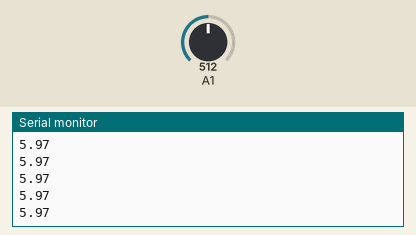
A sketch run on a simulated Arduino Uno, built with avr-gcc and run on an emulated ATmega328P. Shown: the last lines printed to the serial monitor. The test bench sets the inputs (shaded band); at power-on: A1 = 512.

Above: at 1.2 s.
1.3 s: A1 set to 0
At 2.2 s:
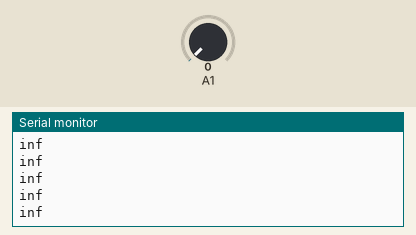
3.2 s: A1 set to 122
At 4.3 s:
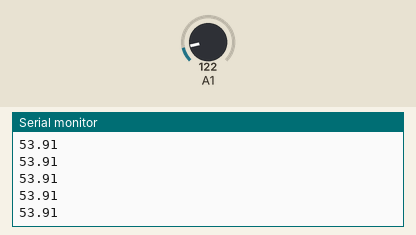
4.7 s: A1 set to 0
At 5.3 s:
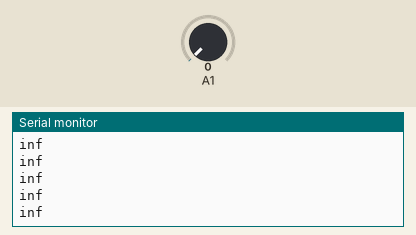

Measured:
- after the input at 1.3 s, the serial monitor: prints a new line after 0.07 s (image 1)
- after the input at 3.2 s, the serial monitor: prints a new line after 0.07 s (image 2)

The sketch:

DISPLACEMENT_SENSOR.ino
```cpp
/* Filename: DISPLACEMENT_SENSOR.ino
 * Description: cpp file for the MML cell strain project. This file contains
 * a class which assigns functions and variables to a status light object.
 * The primary function declarations include those which perform a specific
 * actions, getters and setters.
 * NOTES:
 *      1. "CSDS.h" is used instead of <CSDS.h> because the cpp, h and ino files are
 *         located in thesame folder.If the cpp and h files are moved to the Arduino
 *         library folder (i.e. C:\Users\person\Documents\Arduino\libraries or
 *         C:\Program Files (x86)\Arduino\libraries), the "SLI.h" should be changed
 *         to <CSDS.h> because the library files will no longer be local and a compilation
 *         error will result.
 *      2. This code can be used to determine the displacement of at least one displacement
 *         sensor. Multiple sensors may be measured and recorded by connecting more sensors
 *         to the microcontroller and instantiating additional objects.
 *
 * v1.0
 * Author: Kevin Rivera
 */
////////////////////////////////////////////////////////////////////////////////////////////////

#include "CSDS.h"

CSDS DISP_SENS;


void setup(){

  DISP_SENS.INITIATE();
}

void loop(){

  DISP_SENS.DISPLACEMENT();
  DISP_SENS.SERIAL_PLOTTER();
}
```

CSDS.cpp
```cpp
/* Filename: CSDS.cpp
 * Description: cpp file for the MML cell strain project. This file contains
 * a class which assigns functions and variables to a status light object.
 * The primary function declarations include those which perform a specific
 * actions, getters and setters.
 * NOTES:
 *      1. "CSDS.h" is used instead of <CSDS.h> because the cpp and h files are located in the
 *         same folder.
 *      2. The SD card library should be installed prior before using the CSDS library
 *         or there will be a compilation error.
 *
 * v1.0
 * Author: Kevin Rivera
 */
////////////////////////////////////////////////////////////////////////////////////////////////

#include "CSDS.h"

CSDS *OBJ = new CSDS();


CSDS::CSDS(){}
CSDS::~CSDS(){}

/*!
  @brief   Function which sets the reference and sensor pins.
  @param   NONE
  @return  NONE
  @note    This is a public function that can be called by an object instantiated of this class.
*/
void CSDS::INITIATE(){

  Serial.begin(9600);
  pinMode(CSDS::getDISP_SENSOR_PIN(), INPUT);
  pinMode(CSDS::getREF_SENSOR_PIN(), INPUT);

}

/*!
  @brief   Function which determines the displacement value of the sensor in mm.
  @param   NONE
  @return  NONE
  @note    This is a public function that can be called by an object instantiated of this class.
*/
void CSDS::DISPLACEMENT(){
  CSDS::setREF_SENSOR_ADC_VALUE(analogRead(CSDS::getREF_SENSOR_PIN()));
  CSDS::setDISP_SENSOR_RESISTANCE(CSDS::getREF_SENSOR_RESISTANCE()*((1023.0 / CSDS::getREF_SENSOR_ADC_VALUE()) - 1.0));
  CSDS::setDISP_SENSOR_DISPLACEMENT(0.007505909117 * CSDS::getDISP_SENSOR_RESISTANCE() - 1.52373967);
}

/*!
  @brief   Function which prints the current displacement sensor value to be viewed
           in the serial window or serial plotter.
  @param   NONE
  @return  NONE
  @note    This is a public function that can be called by an object instantiated of this class.
*/
void CSDS::SERIAL_PLOTTER(){
  Serial.println(CSDS::getDISP_SENSOR_DISPLACEMENT());
}

/*!
  @brief   Function which records the displacement sensor value to an SD card file.
  @param   NONE
  @return  NONE
  @note    This is a public function that can be called by an object instantiated of this class.
*/
void CSDS::SDCARD_RECORD(){

}

/*!
  @brief   Function which goes through an interactive calibration process for the
           displacement sensor.
  @param   NONE
  @return  NONE
  @note    This is a public function that can be called by an object instantiated of this class.
*/
void CSDS::CALIBRATION(){

}

/*!
  @brief   Functions which retrieve the values of the private member variables.
  @param   NONE
  @return  NONE
  @note    These are public function that can be called by an object instantiated of this class.
*/
int CSDS::getDISP_SENSOR_PIN(){
  return DISP_SENSOR_PIN;
}
int CSDS::getREF_SENSOR_PIN(){
  return REF_SENSOR_PIN;
}
float CSDS::getDISP_SENSOR_RESISTANCE(){
  return DISP_SENSOR_RESISTANCE;
}
float CSDS::getDISP_SENSOR_DISPLACEMENT(){
  return DISP_SENSOR_DISPLACEMENT;
}
int CSDS::getREF_SENSOR_ADC_VALUE(){
  return REF_SENSOR_ADC_VALUE;
}
float CSDS::getREF_SENSOR_RESISTANCE(){
  return REF_SENSOR_RESISTANCE;
}


/*!
  @brief   Functions which set the values of the private member variables.
  @param   DISP_SENSOR_PIN_, REF_SENSOR_PIN_, etc. are values that the private member variable
           will be rewritten to.
  @return  NONE
  @note    These are public function that can be called by an object instantiated of this class.
*/
void CSDS::setDISP_SENSOR_PIN(int DISP_SENSOR_PIN_){
  DISP_SENSOR_PIN = DISP_SENSOR_PIN_;
}
void CSDS::setREF_SENSOR_PIN(int REF_SENSOR_PIN_){
  REF_SENSOR_PIN = REF_SENSOR_PIN_;
}
void CSDS::setDISP_SENSOR_RESISTANCE(float DISP_SENSOR_RESISTANCE_){
  DISP_SENSOR_RESISTANCE = DISP_SENSOR_RESISTANCE_;
}
void CSDS::setDISP_SENSOR_DISPLACEMENT(float DISP_SENSOR_DISPLACEMENT_){
  DISP_SENSOR_DISPLACEMENT = DISP_SENSOR_DISPLACEMENT_;
}
void CSDS::setREF_SENSOR_ADC_VALUE(int REF_SENSOR_ADC_VALUE_){
  REF_SENSOR_ADC_VALUE = REF_SENSOR_ADC_VALUE_;
}
void CSDS::setREF_SENSOR_RESISTANCE(float REF_SENSOR_RESISTANCE_){
  REF_SENSOR_RESISTANCE = REF_SENSOR_RESISTANCE_;
}
```

CSDS.h
```cpp
/* Filename: CSDS.h
 * Description: h file for the MML cell strain project. This file contains
 * a class which assigns functions and variables to a status light object.
 * The primary function declarations include those which perform a specific
 * actions, getters and setters.
 * NOTES:
 *      1. Function descriptions are located in the CSDS.cpp file.
 *
 * v1.0
 * Author: Kevin Rivera
 */
////////////////////////////////////////////////////////////////////////////////////////////////

#ifndef CSDS_H
#define CSDS_H
#include <Arduino.h>


class CSDS{

  public:
    CSDS();
    ~CSDS();

    void INITIATE();
    void DISPLACEMENT();
    void SERIAL_PLOTTER();
    void SDCARD_RECORD();
    void CALIBRATION();

    int getDISP_SENSOR_PIN();
    int getREF_SENSOR_PIN();
    float getDISP_SENSOR_RESISTANCE();
    float getDISP_SENSOR_DISPLACEMENT();
    int getREF_SENSOR_ADC_VALUE();
    float getREF_SENSOR_RESISTANCE();

    void setDISP_SENSOR_PIN(int DISP_SENSOR_PIN_);
    void setREF_SENSOR_PIN(int REF_SENSOR_PIN_);
    void setDISP_SENSOR_RESISTANCE(float DISP_SENSOR_RESISTANCE_);
    void setDISP_SENSOR_DISPLACEMENT(float DISP_SENSOR_DISPLACEMENT_);
    void setREF_SENSOR_ADC_VALUE(int REF_SENSOR_ADC_VALUE_);
    void setREF_SENSOR_RESISTANCE(float REF_SENSOR_RESISTANCE_);


 private:

    int DISP_SENSOR_PIN = A0;
    int REF_SENSOR_PIN = A1;
    float DISP_SENSOR_RESISTANCE = 0;
    float DISP_SENSOR_DISPLACEMENT = 0;
    int REF_SENSOR_ADC_VALUE = 0;
    float REF_SENSOR_RESISTANCE = 1000.0;

};

#endif
```
